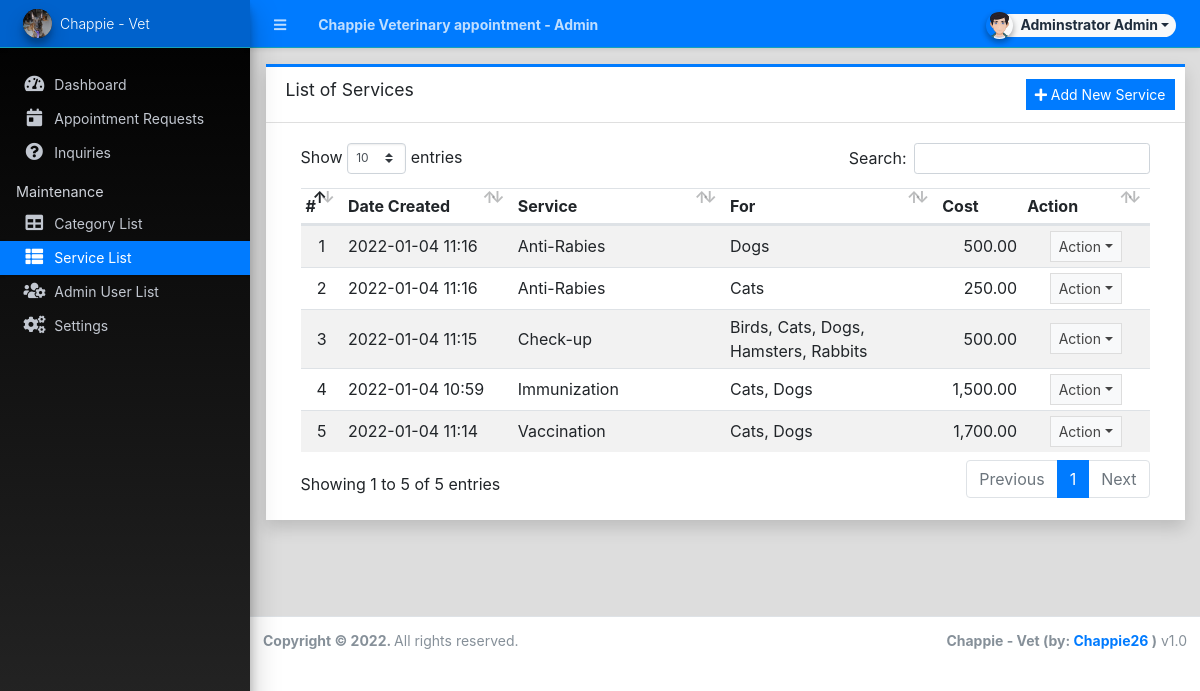
/admin/?page=services (signed in), run on the app's committed database.
### tables this page shows
CREATE TABLE `service_list` (
  `id` int(30) NOT NULL,
  `category_ids` text NOT NULL,
  `name` text NOT NULL,
  `description` text NOT NULL,
  `fee` float NOT NULL DEFAULT 0,
  `delete_flag` tinyint(4) NOT NULL DEFAULT 0,
  `date_created` datetime NOT NULL DEFAULT current_timestamp(),
  `date_updated` datetime DEFAULT NULL ON UPDATE current_timestamp()
);

### config.php (called while the page is built, shortened)
<?php
require_once('classes/DBConnection.php');
require_once('classes/SystemSettings.php');
function validate_image($file){
	if(!empty($file)){
        $ex = explode('?',$file);
        $file = $ex[0];
        $param =  isset($ex[1]) ? '?'.$ex[1]  : '';
		if(is_file(base_app.$file)){
			return base_url.$file.$param;
		}else{
			return base_url.'dist/img/no-image-available.png';
		}
	}else{
		return base_url.'dist/img/no-image-available.png';
	}
}
function isMobileDevice(){
    $aMobileUA = array(
        '/iphone/i' => 'iPhone',
        '/ipod/i' => 'iPod',
        '/ipad/i' => 'iPad',
        '/android/i' => 'Android',
        '/blackberry/i' => 'BlackBerry',
        '/webos/i' => 'Mobile'
    );
    return false;
}
?>

### classes/DBConnection.php (called while the page is built, shortened)
<?php
class DBConnection{
    private $host = DB_SERVER;
    private $username = DB_USERNAME;
    private $password = DB_PASSWORD;
    private $database = DB_NAME;
    public $conn;
    public function __construct(){
        if (!isset($this->conn)) {
            $this->conn = new mysqli($this->host, $this->username, $this->password, $this->database);
        }
    }
}
?>

### classes/SystemSettings.php (called while the page is built, shortened)
<?php
class SystemSettings extends DBConnection{
	function userdata($field = ''){
		if(!empty($field)){
			if(isset($_SESSION['userdata'][$field]))
				return $_SESSION['userdata'][$field];
			else
				return null;
		}else{
			return false;
		}
	}
	function info($field=''){
		if(!empty($field)){
			if(isset($_SESSION['system_info'][$field]))
				return $_SESSION['system_info'][$field];
			else
				return false;
		}else{
			return false;
		}
	}
}
$_settings = new SystemSettings();
?>

### admin/services/index.php (the view, shortened to what this page needs)
<div class="card card-outline card-primary rounded-0 shadow">
	<div class="card-header">
		<h3 class="card-title">List of Services</h3>
		<div class="card-tools">
			<a href="javascript:void(0)" id="create_new" class="btn btn-flat btn-sm btn-primary"><span class="fas fa-plus"></span>  Add New Service</a>
		</div>
	</div>
	<div class="card-body">
		<div class="container-fluid">
        <div class="container-fluid">
			<table class="table table-hover table-striped">
				<colgroup>
					<col width="5%">
					<col width="20%">
					<col width="25%">
					<col width="25%">
					<col width="10%">
					<col width="15%">
				</colgroup>
				<thead>
					<tr>
						<th>#</th>
						<th>Date Created</th>
						<th>Service</th>
						<th>For</th>
						<th>Cost</th>
						<th>Action</th>
					</tr>
				</thead>
				<tbody>
					<?php
						$i = 1;
						$categories = $conn->query("SELECT * FROM `category_list`");
						$cat_arr = array_column($categories->fetch_all(MYSQLI_ASSOC),'name','id');
						$qry = $conn->query("SELECT * from `service_list` where delete_flag = 0 order by `name` asc ");
						while($row = $qry->fetch_assoc()):
							$for = '';
							foreach(explode(',',$row['category_ids']) as $v){
								if(isset($cat_arr[$v])){
									if(!empty($for)) $for .= ", ";
									$for.= $cat_arr[$v];
								}
							}
					?>
						<tr>
							<td class="text-center"><?php echo $i++; ?></td>
							<td class=""><?php echo date("Y-m-d H:i",strtotime($row['date_created'])) ?></td>
							<td><?php echo ucwords($row['name']) ?></td>
							<td class=""><?php echo $for ?></td>
							<td class="text-right"><?php echo number_format($row['fee'],2) ?></td>
							<td align="center">
								 <button type="button" class="btn btn-flat btn-default btn-sm dropdown-toggle dropdown-icon" data-toggle="dropdown">
				                  		Action
				                  </button>
							</td>
						</tr>
					<?php endwhile; ?>
				</tbody>
			</table>
		</div>
		</div>
	</div>
</div>

### admin/index.php (shortened to what this page needs)
<?php require_once('../config.php'); ?>
 <!DOCTYPE html>
<html lang="en" class="" style="height: auto;">
<?php require_once('inc/header.php') ?>
  <body class="sidebar-mini layout-fixed control-sidebar-slide-open layout-navbar-fixed sidebar-mini-md sidebar-mini-xs" data-new-gr-c-s-check-loaded="14.991.0" data-gr-ext-installed="" style="height: auto;">
    <div class="wrapper">
     <?php require_once('inc/topBarNav.php') ?>
     <?php require_once('inc/navigation.php') ?>
     <?php $page = isset($_GET['page']) ? $_GET['page'] : 'home';  ?>
      <div class="content-wrapper pt-3" style="min-height: 567.854px;">
        <section class="content ">
          <div class="container-fluid">
            <?php
              if(!file_exists($page.".php") && !is_dir($page)){
                  include '404.html';
              }else{
                if(is_dir($page))
                  include $page.'/index.php';
                else
                  include $page.'.php';
              }
            ?>
          </div>
        </section>
      </div>
      <?php require_once('inc/footer.php') ?>
  </body>
</html>

### admin/inc/header.php (shortened to what this page needs)
<head>
    <link rel="stylesheet" href="<?php echo base_url ?>plugins/fontawesome-free/css/all.min.css">
    <link rel="stylesheet" href="<?php echo base_url ?>plugins/tempusdominus-bootstrap-4/css/tempusdominus-bootstrap-4.min.css">
  <link rel="stylesheet" href="<?php echo base_url ?>plugins/datatables-bs4/css/dataTables.bootstrap4.min.css">
  <link rel="stylesheet" href="<?php echo base_url ?>plugins/datatables-responsive/css/responsive.bootstrap4.min.css">
  <link rel="stylesheet" href="<?php echo base_url ?>plugins/datatables-buttons/css/buttons.bootstrap4.min.css">
  <link rel="stylesheet" href="<?php echo base_url ?>plugins/select2/css/select2.min.css">
  <link rel="stylesheet" href="<?php echo base_url ?>plugins/select2-bootstrap4-theme/select2-bootstrap4.min.css">
    <link rel="stylesheet" href="<?php echo base_url ?>plugins/icheck-bootstrap/icheck-bootstrap.min.css">
    <link rel="stylesheet" href="<?php echo base_url ?>plugins/jqvmap/jqvmap.min.css">
    <link rel="stylesheet" href="<?php echo base_url ?>plugins/fullcalendar/main.css">
    <link rel="stylesheet" href="<?php echo base_url ?>dist/css/adminlte.css">
    <link rel="stylesheet" href="<?php echo base_url ?>dist/css/custom.css">
    <link rel="stylesheet" href="<?php echo base_url ?>plugins/overlayScrollbars/css/OverlayScrollbars.min.css">
    <link rel="stylesheet" href="<?php echo base_url ?>plugins/daterangepicker/daterangepicker.css">
    <link rel="stylesheet" href="<?php echo base_url ?>plugins/summernote/summernote-bs4.min.css">
  <link rel="stylesheet" href="<?php echo base_url ?>plugins/sweetalert2-theme-bootstrap-4/bootstrap-4.min.css">
  </head>

### admin/inc/topBarNav.php (shortened to what this page needs)
<nav class="main-header navbar navbar-expand navbar-dark border  border-info border-top-0  border-left-0 border-right-0 text-sm shadow-sm bg-primary">
  <ul class="navbar-nav">
    <li class="nav-item">
    <a class="nav-link" data-widget="pushmenu" href="#" role="button"><i class="fas fa-bars"></i></a>
    </li>
    <li class="nav-item d-none d-sm-inline-block">
      <a href="<?php echo base_url ?>" class="nav-link"><b><?php echo (!isMobileDevice()) ? $_settings->info('name'):$_settings->info('short_name'); ?> - Admin</b></a>
    </li>
  </ul>
  <ul class="navbar-nav ml-auto">
    <li class="nav-item">
      <div class="btn-group nav-link">
            <button type="button" class="btn btn-rounded badge badge-light dropdown-toggle dropdown-icon" data-toggle="dropdown">
              <span><img src="<?php echo validate_image($_settings->userdata('avatar')) ?>" class="img-circle elevation-2 user-img" alt="User Image"></span>
              <span class="ml-3"><?php echo ucwords($_settings->userdata('firstname').' '.$_settings->userdata('lastname')) ?></span>
            </button>
        </div>
    </li>
  </ul>
</nav>

### admin/inc/navigation.php (shortened to what this page needs)
<aside class="main-sidebar sidebar-dark-primary elevation-4 sidebar-no-expand bg-gradient-black">
  <a href="<?php echo base_url ?>admin" class="brand-link bg-transparent text-sm border-info shadow-sm bg-primary">
  <img src="<?php echo validate_image($_settings->info('logo'))?>" alt="Store Logo" class="brand-image img-circle elevation-3 bg-black" style="width: 1.8rem;height: 1.8rem;max-height: unset;object-fit:scale-down;object-position:center center">
  <span class="brand-text font-weight-light"><?php echo $_settings->info('short_name') ?></span>
  </a>
  <div class="sidebar os-host os-theme-light os-host-overflow os-host-overflow-y os-host-resize-disabled os-host-transition os-host-scrollbar-horizontal-hidden">
    <div class="os-content-glue" style="margin: 0px -8px; width: 249px; height: 646px;"></div>
    <div class="os-padding">
      <div class="os-viewport os-viewport-native-scrollbars-invisible" style="overflow-y: scroll;">
        <div class="os-content" style="padding: 0px 8px; height: 100%; width: 100%;">
          <nav class="mt-4">
             <ul class="nav nav-pills nav-sidebar flex-column text-sm nav-compact nav-flat nav-child-indent nav-collapse-hide-child" data-widget="treeview" role="menu" data-accordion="false">
              <li class="nav-item dropdown">
                <a href="./" class="nav-link nav-home">
                  <i class="nav-icon fas fa-tachometer-alt"></i>
                  <p>
                    Dashboard
                  </p>
                </a>
              </li>
              <li class="nav-item">
                <a href="<?php echo base_url ?>admin/?page=appointments" class="nav-link nav-appointments">
                  <i class="nav-icon fas fa-calendar-day"></i>
                  <p>
                    Appointment Requests
                  </p>
                </a>
              </li>
              <li class="nav-item">
                <a href="<?php echo base_url ?>admin/?page=inquiries" class="nav-link nav-inquiries">
                  <i class="nav-icon fas fa-question-circle"></i>
                  <p>
                    Inquiries
                  </p>
                </a>
              </li>
              <?php if($_settings->userdata('type') == 1): ?>
              <li class="nav-header">Maintenance</li>
              <li class="nav-item dropdown">
                <a href="<?php echo base_url ?>admin/?page=categories" class="nav-link nav-categories">
                  <i class="nav-icon fas fa-table"></i>
                  <p>
                    Category List
                  </p>
                </a>
              </li>
              <li class="nav-item dropdown">
                <a href="<?php echo base_url ?>admin/?page=services" class="nav-link nav-services">
                  <i class="nav-icon fas fa-th-list"></i>
                  <p>
                    Service List
                  </p>
                </a>
              </li>
              <li class="nav-item dropdown">
                <a href="<?php echo base_url ?>admin/?page=user/list" class="nav-link nav-user_list">
                  <i class="nav-icon fas fa-users-cog"></i>
                  <p>
                    Admin User List
                  </p>
                </a>
              </li>
              <li class="nav-item dropdown">
                <a href="<?php echo base_url ?>admin/?page=system_info" class="nav-link nav-system_info">
                  <i class="nav-icon fas fa-cogs"></i>
                  <p>
                    Settings
                  </p>
                </a>
              </li>
              <?php endif; ?>
            </ul>
          </nav>
        </div>
      </div>
    </div>
  </div>
</aside>

### admin/inc/footer.php (shortened to what this page needs)
<footer class="main-footer text-sm">
        <strong>Copyright © <?php echo date('Y') ?>.
        </strong>
        All rights reserved.
        <div class="float-right d-none d-sm-inline-block">
          <b><?php echo $_settings->info('short_name') ?> (by: <a href="mailto:forchange@gmail.com" target="blank">Chappie26</a> )</b> v1.0
        </div>
      </footer>
    </div>

### admin/inc/topBarNav.php (style rules this page uses)
.user-img { position: absolute; height: 27px; width: 27px; object-fit: cover; left: -7%; top: -12%; }
.btn-rounded { border-radius: 50px; }

### data on the page
service_list: date_created "2022-01-04 11:16", name "Anti-Rabies", for "Dogs", fee "500.00"
service_list: date_created "2022-01-04 11:16", name "Anti-Rabies", for "Cats", fee "250.00"
service_list: date_created "2022-01-04 11:15", name "Check-up", for "Birds, Cats, Dogs, Hamsters, Rabbits", fee "500.00"
service_list: date_created "2022-01-04 10:59", name "Immunization", for "Cats, Dogs", fee "1,500.00"
service_list: date_created "2022-01-04 11:14", name "Vaccination", for "Cats, Dogs", fee "1,700.00"

### other printed values
$_settings->info('name') "Chappie Veterinary appointment"
$_settings->userdata('firstname').' '.$_settings->userdata('lastname') "Adminstrator Admin"
$_settings->info('short_name') "Chappie - Vet"
